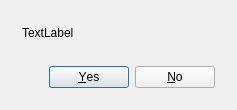
<?xml version="1.0" encoding="UTF-8"?>
<ui version="4.0">
 <class>confirmSend</class>
 <widget class="QDialog" name="confirmSend">
  <property name="geometry">
   <rect>
    <x>0</x>
    <y>0</y>
    <width>237</width>
    <height>110</height>
   </rect>
  </property>
  <property name="sizePolicy">
   <sizepolicy hsizetype="Minimum" vsizetype="Minimum">
    <horstretch>0</horstretch>
    <verstretch>0</verstretch>
   </sizepolicy>
  </property>
  <property name="windowTitle">
   <string>Dialog</string>
  </property>
  <layout class="QVBoxLayout" name="verticalLayout">
   <property name="spacing">
    <number>22</number>
   </property>
   <property name="leftMargin">
    <number>22</number>
   </property>
   <property name="topMargin">
    <number>22</number>
   </property>
   <property name="rightMargin">
    <number>22</number>
   </property>
   <property name="bottomMargin">
    <number>22</number>
   </property>
   <item>
    <widget class="QLabel" name="dialogLabel">
     <property name="text">
      <string>TextLabel</string>
     </property>
    </widget>
   </item>
   <item>
    <widget class="QDialogButtonBox" name="buttonBox">
     <property name="orientation">
      <enum>Qt::Horizontal</enum>
     </property>
     <property name="standardButtons">
      <set>QDialogButtonBox::No|QDialogButtonBox::Yes</set>
     </property>
    </widget>
   </item>
  </layout>
 </widget>
 <resources/>
 <connections>
  <connection>
   <sender>buttonBox</sender>
   <signal>accepted()</signal>
   <receiver>confirmSend</receiver>
   <slot>accept()</slot>
   <hints>
    <hint type="sourcelabel">
     <x>248</x>
     <y>254</y>
    </hint>
    <hint type="destinationlabel">
     <x>157</x>
     <y>274</y>
    </hint>
   </hints>
  </connection>
  <connection>
   <sender>buttonBox</sender>
   <signal>rejected()</signal>
   <receiver>confirmSend</receiver>
   <slot>reject()</slot>
   <hints>
    <hint type="sourcelabel">
     <x>316</x>
     <y>260</y>
    </hint>
    <hint type="destinationlabel">
     <x>286</x>
     <y>274</y>
    </hint>
   </hints>
  </connection>
 </connections>
</ui>
